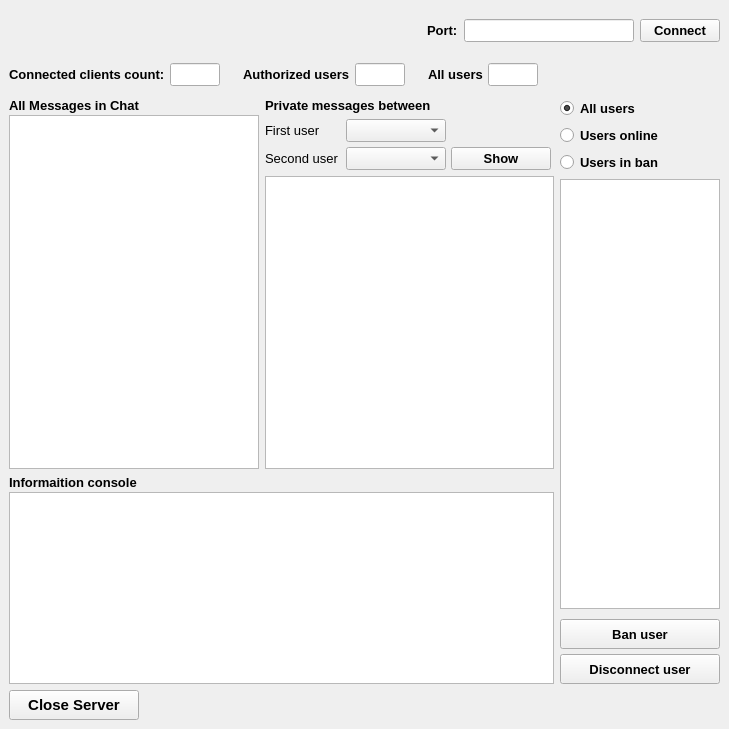
<?xml version="1.0" encoding="UTF-8"?>
<ui version="4.0">
 <class>ServerMainWindow</class>
 <widget class="QMainWindow" name="ServerMainWindow">
  <property name="geometry">
   <rect>
    <x>0</x>
    <y>0</y>
    <width>729</width>
    <height>729</height>
   </rect>
  </property>
  <property name="font">
   <font>
    <pointsize>10</pointsize>
    <bold>true</bold>
   </font>
  </property>
  <property name="windowTitle">
   <string>ServerMainWindow</string>
  </property>
  <property name="styleSheet">
   <string notr="true"/>
  </property>
  <widget class="QWidget" name="centralwidget">
   <layout class="QVBoxLayout" name="verticalLayout_8">
    <item>
     <layout class="QHBoxLayout" name="horizontalLayout">
      <property name="topMargin">
       <number>10</number>
      </property>
      <property name="bottomMargin">
       <number>10</number>
      </property>
      <item>
       <spacer name="horizontalSpacer_2">
        <property name="orientation">
         <enum>Qt::Orientation::Horizontal</enum>
        </property>
        <property name="sizeHint" stdset="0">
         <size>
          <width>40</width>
          <height>20</height>
         </size>
        </property>
       </spacer>
      </item>
      <item>
       <widget class="QLabel" name="label">
        <property name="text">
         <string>Port:</string>
        </property>
       </widget>
      </item>
      <item>
       <widget class="QLineEdit" name="portLineEdit">
        <property name="minimumSize">
         <size>
          <width>140</width>
          <height>0</height>
         </size>
        </property>
        <property name="maximumSize">
         <size>
          <width>170</width>
          <height>16777215</height>
         </size>
        </property>
        <property name="font">
         <font>
          <pointsize>10</pointsize>
          <bold>false</bold>
         </font>
        </property>
       </widget>
      </item>
      <item>
       <widget class="QPushButton" name="connectButton">
        <property name="text">
         <string>Connect</string>
        </property>
       </widget>
      </item>
     </layout>
    </item>
    <item>
     <layout class="QHBoxLayout" name="horizontalLayout_8" stretch="0,0,0,1">
      <property name="spacing">
       <number>23</number>
      </property>
      <property name="topMargin">
       <number>5</number>
      </property>
      <property name="bottomMargin">
       <number>6</number>
      </property>
      <item>
       <layout class="QHBoxLayout" name="horizontalLayout_3">
        <property name="spacing">
         <number>5</number>
        </property>
        <item>
         <widget class="QLabel" name="label_6">
          <property name="sizePolicy">
           <sizepolicy hsizetype="Preferred" vsizetype="Preferred">
            <horstretch>0</horstretch>
            <verstretch>0</verstretch>
           </sizepolicy>
          </property>
          <property name="text">
           <string>Connected clients count:</string>
          </property>
          <property name="margin">
           <number>3</number>
          </property>
          <property name="indent">
           <number>0</number>
          </property>
         </widget>
        </item>
        <item>
         <widget class="QLineEdit" name="clientCountLineEdit">
          <property name="sizePolicy">
           <sizepolicy hsizetype="Expanding" vsizetype="Fixed">
            <horstretch>0</horstretch>
            <verstretch>0</verstretch>
           </sizepolicy>
          </property>
          <property name="minimumSize">
           <size>
            <width>40</width>
            <height>0</height>
           </size>
          </property>
          <property name="maximumSize">
           <size>
            <width>50</width>
            <height>25</height>
           </size>
          </property>
          <property name="baseSize">
           <size>
            <width>0</width>
            <height>0</height>
           </size>
          </property>
          <property name="alignment">
           <set>Qt::AlignmentFlag::AlignCenter</set>
          </property>
          <property name="readOnly">
           <bool>true</bool>
          </property>
         </widget>
        </item>
       </layout>
      </item>
      <item>
       <layout class="QHBoxLayout" name="horizontalLayout_6">
        <property name="spacing">
         <number>5</number>
        </property>
        <item>
         <widget class="QLabel" name="label_5">
          <property name="text">
           <string>Authorized users</string>
          </property>
         </widget>
        </item>
        <item>
         <widget class="QLineEdit" name="authUsersLineEdit">
          <property name="minimumSize">
           <size>
            <width>40</width>
            <height>0</height>
           </size>
          </property>
          <property name="maximumSize">
           <size>
            <width>50</width>
            <height>16777215</height>
           </size>
          </property>
          <property name="alignment">
           <set>Qt::AlignmentFlag::AlignCenter</set>
          </property>
          <property name="readOnly">
           <bool>true</bool>
          </property>
         </widget>
        </item>
       </layout>
      </item>
      <item>
       <layout class="QHBoxLayout" name="horizontalLayout_7">
        <property name="spacing">
         <number>5</number>
        </property>
        <item>
         <widget class="QLabel" name="label_7">
          <property name="text">
           <string>All users</string>
          </property>
         </widget>
        </item>
        <item>
         <widget class="QLineEdit" name="allUsersLineEdit">
          <property name="minimumSize">
           <size>
            <width>40</width>
            <height>0</height>
           </size>
          </property>
          <property name="maximumSize">
           <size>
            <width>50</width>
            <height>16777215</height>
           </size>
          </property>
          <property name="alignment">
           <set>Qt::AlignmentFlag::AlignCenter</set>
          </property>
          <property name="readOnly">
           <bool>true</bool>
          </property>
         </widget>
        </item>
       </layout>
      </item>
      <item>
       <spacer name="horizontalSpacer">
        <property name="orientation">
         <enum>Qt::Orientation::Horizontal</enum>
        </property>
        <property name="sizeType">
         <enum>QSizePolicy::Policy::MinimumExpanding</enum>
        </property>
        <property name="sizeHint" stdset="0">
         <size>
          <width>160</width>
          <height>20</height>
         </size>
        </property>
       </spacer>
      </item>
     </layout>
    </item>
    <item>
     <layout class="QHBoxLayout" name="horizontalLayout_9" stretch="1,0">
      <item>
       <layout class="QVBoxLayout" name="verticalLayout_7" stretch="1,0">
        <item>
         <layout class="QHBoxLayout" name="horizontalLayout_5">
          <item>
           <layout class="QVBoxLayout" name="verticalLayout">
            <property name="spacing">
             <number>2</number>
            </property>
            <item>
             <widget class="QLabel" name="label_2">
              <property name="text">
               <string>All Messages in Chat</string>
              </property>
             </widget>
            </item>
            <item>
             <widget class="QTextEdit" name="allMessagesTextEdit">
              <property name="minimumSize">
               <size>
                <width>250</width>
                <height>0</height>
               </size>
              </property>
              <property name="font">
               <font>
                <pointsize>9</pointsize>
                <bold>true</bold>
               </font>
              </property>
              <property name="readOnly">
               <bool>true</bool>
              </property>
             </widget>
            </item>
           </layout>
          </item>
          <item>
           <layout class="QVBoxLayout" name="verticalLayout_5" stretch="0,0,1">
            <item>
             <widget class="QLabel" name="label_3">
              <property name="text">
               <string>Private messages between</string>
              </property>
             </widget>
            </item>
            <item>
             <layout class="QHBoxLayout" name="horizontalLayout_2">
              <property name="spacing">
               <number>5</number>
              </property>
              <item>
               <layout class="QFormLayout" name="formLayout">
                <property name="sizeConstraint">
                 <enum>QLayout::SizeConstraint::SetDefaultConstraint</enum>
                </property>
                <property name="fieldGrowthPolicy">
                 <enum>QFormLayout::FieldGrowthPolicy::AllNonFixedFieldsGrow</enum>
                </property>
                <property name="rowWrapPolicy">
                 <enum>QFormLayout::RowWrapPolicy::DontWrapRows</enum>
                </property>
                <property name="horizontalSpacing">
                 <number>7</number>
                </property>
                <property name="verticalSpacing">
                 <number>5</number>
                </property>
                <item row="0" column="0">
                 <widget class="QLabel" name="label_8">
                  <property name="font">
                   <font>
                    <pointsize>10</pointsize>
                    <bold>false</bold>
                   </font>
                  </property>
                  <property name="text">
                   <string>First user</string>
                  </property>
                 </widget>
                </item>
                <item row="0" column="1">
                 <widget class="QComboBox" name="user1ComboBox">
                  <property name="minimumSize">
                   <size>
                    <width>100</width>
                    <height>0</height>
                   </size>
                  </property>
                  <property name="maximumSize">
                   <size>
                    <width>120</width>
                    <height>16777215</height>
                   </size>
                  </property>
                  <property name="font">
                   <font>
                    <pointsize>10</pointsize>
                    <bold>false</bold>
                   </font>
                  </property>
                 </widget>
                </item>
                <item row="1" column="0">
                 <widget class="QLabel" name="label_9">
                  <property name="font">
                   <font>
                    <pointsize>10</pointsize>
                    <bold>false</bold>
                   </font>
                  </property>
                  <property name="text">
                   <string>Second user</string>
                  </property>
                 </widget>
                </item>
                <item row="1" column="1">
                 <widget class="QComboBox" name="user2ComboBox">
                  <property name="minimumSize">
                   <size>
                    <width>100</width>
                    <height>0</height>
                   </size>
                  </property>
                  <property name="maximumSize">
                   <size>
                    <width>120</width>
                    <height>16777215</height>
                   </size>
                  </property>
                  <property name="font">
                   <font>
                    <pointsize>10</pointsize>
                    <bold>false</bold>
                   </font>
                  </property>
                 </widget>
                </item>
               </layout>
              </item>
              <item>
               <layout class="QVBoxLayout" name="verticalLayout_4">
                <property name="sizeConstraint">
                 <enum>QLayout::SizeConstraint::SetMinimumSize</enum>
                </property>
                <item>
                 <spacer name="verticalSpacer">
                  <property name="orientation">
                   <enum>Qt::Orientation::Vertical</enum>
                  </property>
                  <property name="sizeType">
                   <enum>QSizePolicy::Policy::MinimumExpanding</enum>
                  </property>
                  <property name="sizeHint" stdset="0">
                   <size>
                    <width>20</width>
                    <height>19</height>
                   </size>
                  </property>
                 </spacer>
                </item>
                <item>
                 <widget class="QPushButton" name="showChatPushButton">
                  <property name="minimumSize">
                   <size>
                    <width>100</width>
                    <height>0</height>
                   </size>
                  </property>
                  <property name="maximumSize">
                   <size>
                    <width>120</width>
                    <height>16777215</height>
                   </size>
                  </property>
                  <property name="text">
                   <string>Show</string>
                  </property>
                 </widget>
                </item>
               </layout>
              </item>
              <item>
               <spacer name="horizontalSpacer_4">
                <property name="orientation">
                 <enum>Qt::Orientation::Horizontal</enum>
                </property>
                <property name="sizeHint" stdset="0">
                 <size>
                  <width>40</width>
                  <height>20</height>
                 </size>
                </property>
               </spacer>
              </item>
             </layout>
            </item>
            <item>
             <widget class="QTextEdit" name="privateMessagesTextEdit">
              <property name="minimumSize">
               <size>
                <width>250</width>
                <height>0</height>
               </size>
              </property>
              <property name="font">
               <font>
                <pointsize>9</pointsize>
                <bold>true</bold>
               </font>
              </property>
              <property name="readOnly">
               <bool>true</bool>
              </property>
             </widget>
            </item>
           </layout>
          </item>
         </layout>
        </item>
        <item>
         <layout class="QVBoxLayout" name="verticalLayout_3">
          <property name="spacing">
           <number>2</number>
          </property>
          <item>
           <widget class="QLabel" name="label_4">
            <property name="text">
             <string>Informaition console</string>
            </property>
           </widget>
          </item>
          <item>
           <widget class="QTextEdit" name="informationFromClientTextEdit">
            <property name="minimumSize">
             <size>
              <width>250</width>
              <height>0</height>
             </size>
            </property>
            <property name="maximumSize">
             <size>
              <width>16777215</width>
              <height>300</height>
             </size>
            </property>
            <property name="font">
             <font>
              <pointsize>8</pointsize>
              <bold>false</bold>
             </font>
            </property>
            <property name="readOnly">
             <bool>true</bool>
            </property>
           </widget>
          </item>
         </layout>
        </item>
       </layout>
      </item>
      <item>
       <layout class="QVBoxLayout" name="verticalLayout_6">
        <property name="spacing">
         <number>6</number>
        </property>
        <property name="topMargin">
         <number>0</number>
        </property>
        <item>
         <widget class="QRadioButton" name="allUsersRadioButton">
          <property name="text">
           <string>All users</string>
          </property>
          <property name="checked">
           <bool>true</bool>
          </property>
         </widget>
        </item>
        <item>
         <widget class="QRadioButton" name="usersOnlineRadioButton">
          <property name="text">
           <string>Users online</string>
          </property>
         </widget>
        </item>
        <item>
         <widget class="QRadioButton" name="inBanRadioButton">
          <property name="text">
           <string>Users in ban</string>
          </property>
         </widget>
        </item>
        <item>
         <widget class="QListWidget" name="usersListWidget">
          <property name="minimumSize">
           <size>
            <width>140</width>
            <height>0</height>
           </size>
          </property>
          <property name="maximumSize">
           <size>
            <width>160</width>
            <height>16777215</height>
           </size>
          </property>
          <property name="font">
           <font>
            <pointsize>10</pointsize>
            <bold>true</bold>
           </font>
          </property>
         </widget>
        </item>
        <item>
         <layout class="QVBoxLayout" name="verticalLayout_2">
          <property name="spacing">
           <number>5</number>
          </property>
          <property name="topMargin">
           <number>4</number>
          </property>
          <item>
           <widget class="QPushButton" name="banUserPushButton">
            <property name="minimumSize">
             <size>
              <width>0</width>
              <height>30</height>
             </size>
            </property>
            <property name="text">
             <string>Ban user</string>
            </property>
           </widget>
          </item>
          <item>
           <widget class="QPushButton" name="disconnectUserPushButton">
            <property name="minimumSize">
             <size>
              <width>0</width>
              <height>30</height>
             </size>
            </property>
            <property name="text">
             <string>Disconnect user</string>
            </property>
           </widget>
          </item>
         </layout>
        </item>
       </layout>
      </item>
     </layout>
    </item>
    <item>
     <layout class="QHBoxLayout" name="horizontalLayout_4">
      <item>
       <widget class="QPushButton" name="closeButton">
        <property name="minimumSize">
         <size>
          <width>130</width>
          <height>30</height>
         </size>
        </property>
        <property name="font">
         <font>
          <pointsize>11</pointsize>
          <bold>true</bold>
         </font>
        </property>
        <property name="text">
         <string>Close Server</string>
        </property>
       </widget>
      </item>
      <item>
       <spacer name="horizontalSpacer_3">
        <property name="orientation">
         <enum>Qt::Orientation::Horizontal</enum>
        </property>
        <property name="sizeHint" stdset="0">
         <size>
          <width>40</width>
          <height>20</height>
         </size>
        </property>
       </spacer>
      </item>
     </layout>
    </item>
   </layout>
  </widget>
 </widget>
 <resources/>
 <connections/>
</ui>
